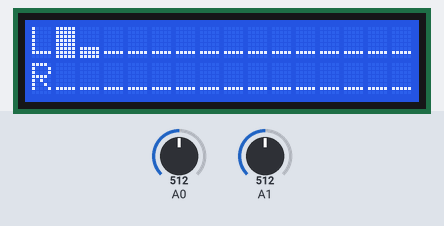
The sketch below on a simulated Arduino Uno, built with avr-gcc and run on an emulated ATmega328P. Shown: 16×2 character LCD. The inputs (shaded band) are chosen by the test bench; at power-on: A0 = 512, A1 = 512.

Above: at 1.3 s.
1.4 s: A0 set to 12
At 3.2 s:
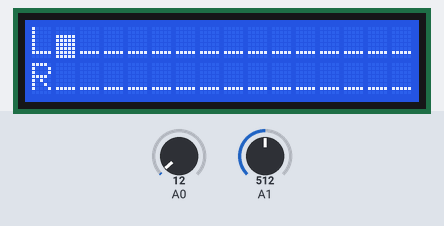
3.5 s: A0 set to 9
5.2 s: A0 set to 122
At 7.8 s:
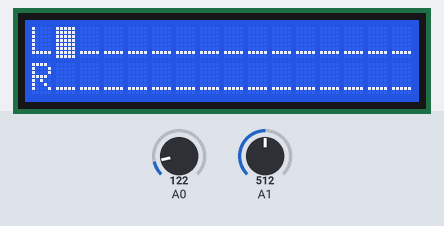
8.0 s: A0 set to 6
At 10.6 s:
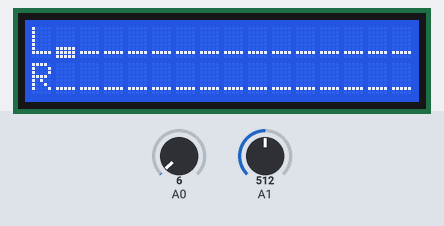
10.8 s: A0 set to 26
At 11.17 s:
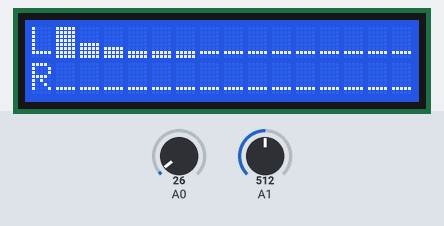
13.3 s: A0 set to 511
At 13.71 s:
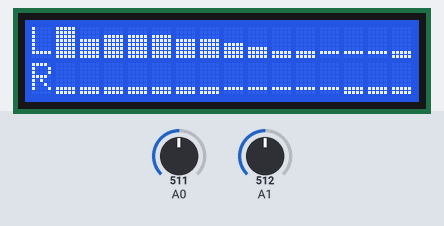
Timing chart, 0 to 16.3 s (numbered marks = the images above; inputs shaded):
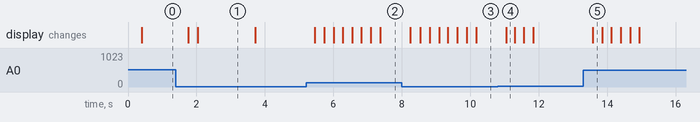

The sketch:

real-time_dual-channel_audio_spectrum_analyzer.ino
```cpp
#include <Wire.h>
#include <LiquidCrystal_I2C.h>
#include "arduinoFFT.h"

#define SAMPLES 64
#define SAMPLING_FREQUENCY 1000

unsigned int sampling_period_us;
unsigned long microseconds;

LiquidCrystal_I2C lcd(0x27,16,2);
arduinoFFT FFT = arduinoFFT();
arduinoFFT FFT2 = arduinoFFT();

double vReal[SAMPLES];
double vImag[SAMPLES];

double vReal2[SAMPLES];
double vImag2[SAMPLES];

// For display on LCD
int data_avgs[SAMPLES];
int peaks[SAMPLES] = {0};

// Custom characters
byte v[8][8] = {
  {B00000, B00000, B00000, B00000, B00000, B00000, B00000, B11111},
  {B00000, B00000, B00000, B00000, B00000, B00000, B11111, B11111},
  {B00000, B00000, B00000, B00000, B00000, B11111, B11111, B11111},
  {B00000, B00000, B00000, B00000, B11111, B11111, B11111, B11111},
  {B00000, B00000, B00000, B11111, B11111, B11111, B11111, B11111},
  {B00000, B00000, B11111, B11111, B11111, B11111, B11111, B11111},
  {B00000, B11111, B11111, B11111, B11111, B11111, B11111, B11111},
  {B11111, B11111, B11111, B11111, B11111, B11111, B11111, B11111}
};

void setup() {
  lcd.init();
  lcd.backlight();
  sampling_period_us = round(1000000*(1.0/SAMPLING_FREQUENCY));

  // Add custom characters
  for (int i = 0; i < 8; i++) {
    lcd.createChar(i, v[i]);
  }
}

void loop() {
  /* Sampling */
  for(int i=0; i<SAMPLES; i++) {
    microseconds = micros();
    vReal[i] = analogRead(A0);
    vImag[i] = 0;

    vReal2[i] = analogRead(A1);
    vImag2[i] = 0;

    //Wait until sampling period ends
    while(micros() < (microseconds + sampling_period_us)){
      // do nothing to wait out the sample period
    }
  }

  /* FFT */
  FFT.Windowing(vReal, SAMPLES, FFT_WIN_TYP_HAMMING, FFT_FORWARD);
  FFT.Compute(vReal, vImag, SAMPLES, FFT_FORWARD);
  FFT.ComplexToMagnitude(vReal, vImag, SAMPLES);

  FFT2.Windowing(vReal2, SAMPLES, FFT_WIN_TYP_HAMMING, FFT_FORWARD);
  FFT2.Compute(vReal2, vImag2, SAMPLES, FFT_FORWARD);
  FFT2.ComplexToMagnitude(vReal2, vImag2, SAMPLES);

  // Find peak frequency in first half of data for each channel
  for (int i = 0; i < SAMPLES / 2; i++) {
    // scale from 0 to 8 for LCD display
    data_avgs[i] = constrain((int)vReal[i]/32, 0, 7);
    if (data_avgs[i] > peaks[i]) {
      peaks[i] = data_avgs[i];
    }
    data_avgs[i + SAMPLES / 2] = constrain((int)vReal2[i]/32, 0, 7);
    if (data_avgs[i + SAMPLES / 2] > peaks[i + SAMPLES / 2]) {
      peaks[i + SAMPLES / 2] = data_avgs[i + SAMPLES / 2];
    }
  }

  displayOnLCD();
  decay();
}

void displayOnLCD() {
  lcd.setCursor(0, 0);
  lcd.print("L");
  lcd.setCursor(0, 1);
  lcd.print("R");

  for (int x = 1; x < 16; x++) {
    int y = x + 16;
    lcd.setCursor(x, 0);
    if (peaks[x] == 0) {
      lcd.print("_");
    }
    else {
      lcd.write(peaks[x]);
    }
    lcd.setCursor(x, 1);
    if (peaks[y] == 0) {
      lcd.print("_");
    }
    else {
      lcd.write(peaks[y]);
    }
  }
}

void decay() {
  for (int i = 0; i < SAMPLES; i++) {
    if(peaks[i] > 0)
      peaks[i]--;
  }
}
```

Measured:
- after the input at 1.4 s, the display: first changes after 0.35 s (image 1 shows a later state)
- after the input at 5.2 s, the display: first changes after 0.25 s (image 2 shows a later state)
- after the input at 8.0 s, the display: first changes after 0.25 s (image 3 shows a later state)
- after the input at 10.8 s, the display: changes after 0.25 s (image 4)
- after the input at 13.3 s, the display: changes after 0.28 s (image 5)
